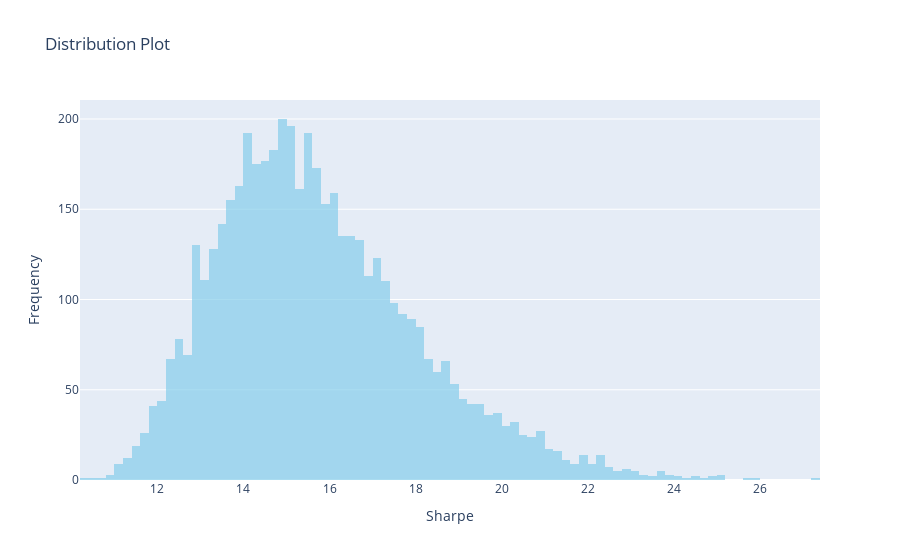

Here is the notebook cell this chart was saved with:
### Markdown cell above
### Distribution plot of Sharpe

### Code cell
histogram_trace = go.Histogram(
    x=portfolio['Sharpe'],  # 'column_name' contains the data you want to plot
    marker_color='skyblue',  # Optional: set color of bars
    opacity=0.7,  # Optional: set opacity of bars
)


layout = go.Layout(
    title='Distribution Plot',  # Set title of the plot
    xaxis=dict(title='Sharpe'),  # Set label for x-axis
    yaxis=dict(title='Frequency'),  # Set label for y-axis
)

fig = go.Figure(data=[histogram_trace], layout=layout)
fig

### Figure 1 — Plotly figure (JSON) as saved in the notebook; plotly's stock layout.template omitted (floating-point values rounded to 4 significant figures; data arrays with more than 128 entries replaced by an {"elided": "..."} marker saying what was removed)
{"data": [{"marker": {"color": "skyblue"}, "opacity": 0.7, "type": "histogram", "x": {"elided": "5000 float values"}}], "layout": {"title": {"text": "Distribution Plot"}, "xaxis": {"title": {"text": "Sharpe"}}, "yaxis": {"title": {"text": "Frequency"}}}}
